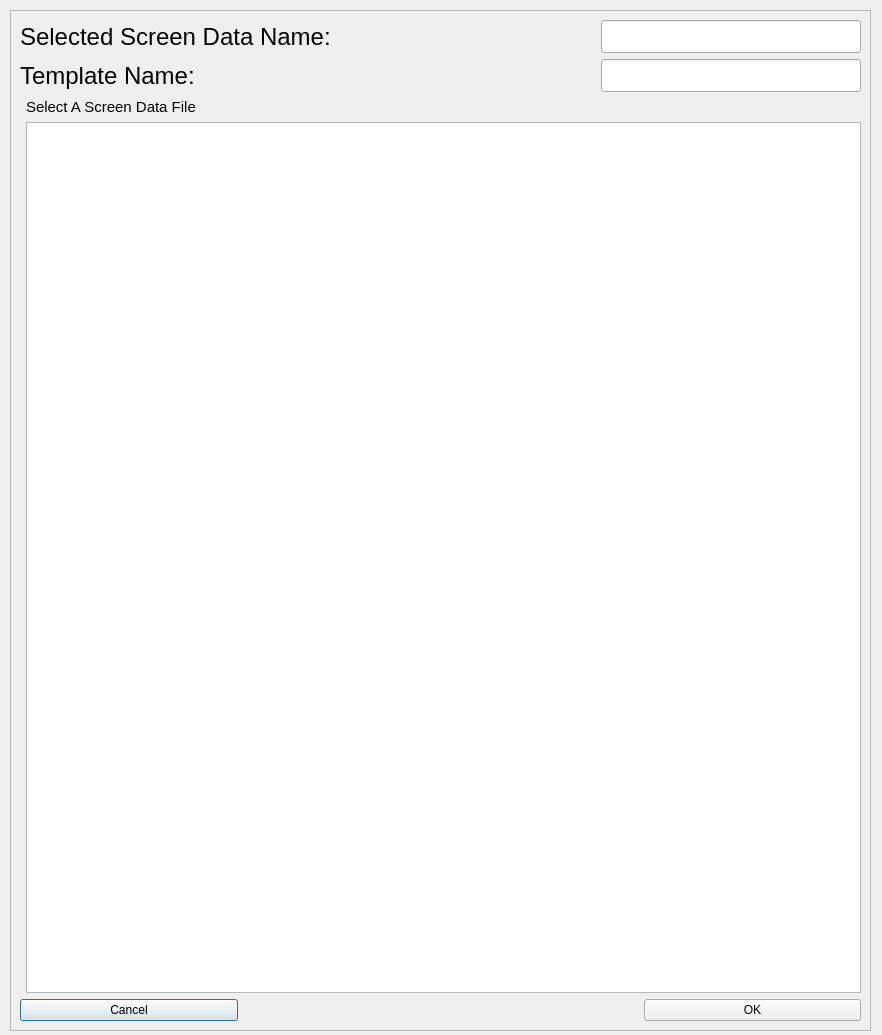
<?xml version="1.0" encoding="UTF-8"?>
<ui version="4.0">
 <class>Dialog</class>
 <widget class="QDialog" name="Dialog">
  <property name="geometry">
   <rect>
    <x>0</x>
    <y>0</y>
    <width>882</width>
    <height>1035</height>
   </rect>
  </property>
  <property name="windowTitle">
   <string>Screening Data File</string>
  </property>
  <widget class="QFrame" name="frame">
   <property name="geometry">
    <rect>
     <x>10</x>
     <y>10</y>
     <width>861</width>
     <height>1021</height>
    </rect>
   </property>
   <property name="sizePolicy">
    <sizepolicy hsizetype="Minimum" vsizetype="Minimum">
     <horstretch>0</horstretch>
     <verstretch>0</verstretch>
    </sizepolicy>
   </property>
   <property name="minimumSize">
    <size>
     <width>15</width>
     <height>15</height>
    </size>
   </property>
   <property name="frameShape">
    <enum>QFrame::StyledPanel</enum>
   </property>
   <property name="frameShadow">
    <enum>QFrame::Raised</enum>
   </property>
   <layout class="QGridLayout" name="gridLayout">
    <item row="0" column="0" colspan="2">
     <layout class="QHBoxLayout" name="horizontalLayout">
      <item>
       <widget class="QLabel" name="label">
        <property name="font">
         <font>
          <pointsize>18</pointsize>
         </font>
        </property>
        <property name="text">
         <string>Selected Screen Data Name:</string>
        </property>
       </widget>
      </item>
      <item>
       <widget class="QLineEdit" name="lineEdit">
        <property name="enabled">
         <bool>true</bool>
        </property>
        <property name="sizePolicy">
         <sizepolicy hsizetype="Expanding" vsizetype="Minimum">
          <horstretch>0</horstretch>
          <verstretch>0</verstretch>
         </sizepolicy>
        </property>
        <property name="maximumSize">
         <size>
          <width>260</width>
          <height>16777215</height>
         </size>
        </property>
        <property name="font">
         <font>
          <pointsize>16</pointsize>
         </font>
        </property>
        <property name="maxLength">
         <number>660</number>
        </property>
        <property name="echoMode">
         <enum>QLineEdit::Normal</enum>
        </property>
       </widget>
      </item>
     </layout>
    </item>
    <item row="1" column="0" colspan="2">
     <layout class="QHBoxLayout" name="horizontalLayout_2">
      <item>
       <widget class="QLabel" name="label_2">
        <property name="font">
         <font>
          <pointsize>18</pointsize>
         </font>
        </property>
        <property name="text">
         <string>Template Name:</string>
        </property>
       </widget>
      </item>
      <item>
       <widget class="QLineEdit" name="lineEdit_2">
        <property name="enabled">
         <bool>true</bool>
        </property>
        <property name="sizePolicy">
         <sizepolicy hsizetype="Expanding" vsizetype="Minimum">
          <horstretch>0</horstretch>
          <verstretch>0</verstretch>
         </sizepolicy>
        </property>
        <property name="maximumSize">
         <size>
          <width>260</width>
          <height>16777215</height>
         </size>
        </property>
        <property name="font">
         <font>
          <pointsize>16</pointsize>
         </font>
        </property>
        <property name="maxLength">
         <number>660</number>
        </property>
        <property name="echoMode">
         <enum>QLineEdit::Normal</enum>
        </property>
       </widget>
      </item>
     </layout>
    </item>
    <item row="2" column="1">
     <widget class="QLabel" name="label_4">
      <property name="font">
       <font>
        <pointsize>11</pointsize>
       </font>
      </property>
      <property name="text">
       <string>Select A Screen Data File</string>
      </property>
     </widget>
    </item>
    <item row="3" column="1">
     <widget class="QListWidget" name="listWidget"/>
    </item>
    <item row="4" column="0" colspan="2">
     <layout class="QHBoxLayout" name="horizontalLayout_39">
      <item>
       <widget class="QPushButton" name="pushButton">
        <property name="sizePolicy">
         <sizepolicy hsizetype="Minimum" vsizetype="Minimum">
          <horstretch>0</horstretch>
          <verstretch>0</verstretch>
         </sizepolicy>
        </property>
        <property name="text">
         <string>Cancel</string>
        </property>
       </widget>
      </item>
      <item>
       <spacer name="horizontalSpacer">
        <property name="orientation">
         <enum>Qt::Horizontal</enum>
        </property>
        <property name="sizeType">
         <enum>QSizePolicy::Fixed</enum>
        </property>
        <property name="sizeHint" stdset="0">
         <size>
          <width>400</width>
          <height>20</height>
         </size>
        </property>
       </spacer>
      </item>
      <item>
       <widget class="QPushButton" name="pushButton_2">
        <property name="sizePolicy">
         <sizepolicy hsizetype="Minimum" vsizetype="Minimum">
          <horstretch>0</horstretch>
          <verstretch>0</verstretch>
         </sizepolicy>
        </property>
        <property name="text">
         <string>OK</string>
        </property>
       </widget>
      </item>
     </layout>
    </item>
   </layout>
  </widget>
 </widget>
 <resources/>
 <connections/>
</ui>
